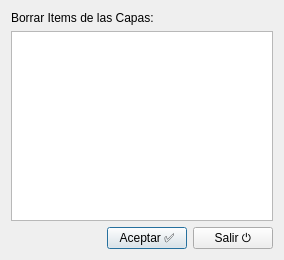
<?xml version="1.0" encoding="UTF-8"?>
<ui version="4.0">
 <class>Dialog</class>
 <widget class="QDialog" name="Dialog">
  <property name="windowModality">
   <enum>Qt::ApplicationModal</enum>
  </property>
  <property name="geometry">
   <rect>
    <x>0</x>
    <y>0</y>
    <width>284</width>
    <height>260</height>
   </rect>
  </property>
  <property name="windowTitle">
   <string>Capas Seleccionadas</string>
  </property>
  <property name="modal">
   <bool>true</bool>
  </property>
  <layout class="QVBoxLayout" name="verticalLayout_2">
   <item>
    <layout class="QVBoxLayout" name="verticalLayout">
     <item>
      <widget class="QLabel" name="label">
       <property name="text">
        <string>Borrar Items de las Capas:</string>
       </property>
      </widget>
     </item>
     <item>
      <widget class="QListWidget" name="liwCapas">
       <property name="editTriggers">
        <set>QAbstractItemView::DoubleClicked|QAbstractItemView::EditKeyPressed</set>
       </property>
       <property name="alternatingRowColors">
        <bool>true</bool>
       </property>
       <property name="selectionMode">
        <enum>QAbstractItemView::MultiSelection</enum>
       </property>
       <property name="selectionBehavior">
        <enum>QAbstractItemView::SelectRows</enum>
       </property>
      </widget>
     </item>
     <item>
      <layout class="QHBoxLayout" name="horizontalLayout">
       <item>
        <spacer name="horizontalSpacer">
         <property name="orientation">
          <enum>Qt::Horizontal</enum>
         </property>
         <property name="sizeHint" stdset="0">
          <size>
           <width>40</width>
           <height>20</height>
          </size>
         </property>
        </spacer>
       </item>
       <item>
        <widget class="QPushButton" name="cmdAceptar">
         <property name="text">
          <string>Aceptar ✅</string>
         </property>
         <property name="shortcut">
          <string>Return</string>
         </property>
        </widget>
       </item>
       <item>
        <widget class="QPushButton" name="cmdSalir">
         <property name="text">
          <string>Salir ⏻</string>
         </property>
         <property name="shortcut">
          <string>Esc</string>
         </property>
        </widget>
       </item>
      </layout>
     </item>
    </layout>
   </item>
  </layout>
 </widget>
 <resources/>
 <connections/>
</ui>
